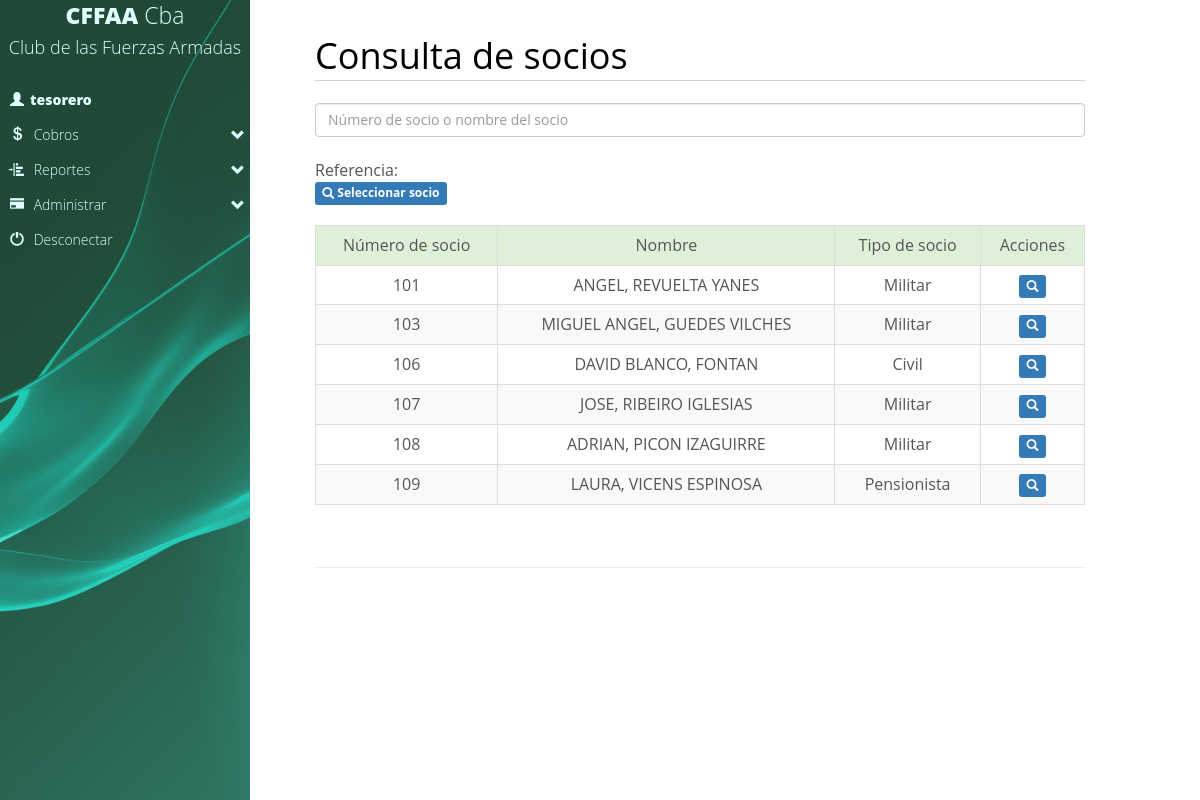
The app's page /club/cargarcobro.php (signed in) with its own data.
### tables this page shows
CREATE TABLE `socios` (
  `id` int(10) UNSIGNED NOT NULL,
  `nsocio` varchar(255) NOT NULL,
  `nombre` varchar(255) DEFAULT NULL,
  `apellido` varchar(255) DEFAULT NULL,
  `localidadnacimiento` int(10) UNSIGNED DEFAULT NULL,
  `fechanacimiento` date DEFAULT NULL,
  `dni` int(11) DEFAULT NULL,
  `estadocivil` enum('Soltero','Casado','Viudo','Divorciado') DEFAULT 'Soltero',
  `sexo` enum('Masculino','Femenino') DEFAULT 'Masculino',
  `domicilio` varchar(255) DEFAULT NULL,
  `barrio` varchar(255) DEFAULT NULL,
  `localidad_id` int(10) UNSIGNED DEFAULT NULL,
  `cp` int(11) DEFAULT NULL,
  `telefono` varchar(255) DEFAULT NULL,
  `celular` varchar(255) DEFAULT NULL,
  `email` varchar(255) DEFAULT NULL,
  `formadepago` enum('Club','Cobrador','SMSV') NOT NULL DEFAULT 'Club',
  `domiciliocobrador` varchar(255) DEFAULT NULL,
  `barriocobrador` varchar(255) DEFAULT NULL,
  `localidad_idcobrador` int(10) UNSIGNED DEFAULT NULL,
  `zona_id` int(10) UNSIGNED DEFAULT NULL,
  `libro` varchar(255) DEFAULT NULL,
  `acta` varchar(255) DEFAULT NULL,
  `tipo` enum('Militar','Civil','Pensionista') NOT NULL DEFAULT 'Militar',
  `categoria_id` int(10) UNSIGNED NOT NULL,
  `estadoembarcadero` enum('Si','No') NOT NULL DEFAULT 'No',
  `estado` enum('Pendiente','Aprobado','No aprobado','Anulado','Activo','Inactivo') NOT NULL DEFAULT 'Pendiente',
  `fechaalta` date DEFAULT NULL,
  `idaltausuario` varchar(255) DEFAULT NULL,
  `fechaupdate` date DEFAULT NULL,
  `idmodificausuario` varchar(255) DEFAULT NULL
);

### club/cargarcobro.php (the view, shortened to what this page needs)
<!DOCTYPE html>
<html lang="en">
<head>
	<link href="css/botones.css" rel="stylesheet">
	<link rel="stylesheet" href="css/bootstrap.min.css" />
	<link href="css/menulateral.css" rel="stylesheet">
	<link href="css/animate.css" rel="stylesheet">
	<link href="css/noticiasstyle.css" rel="stylesheet">
</head>
<body>
<form>
<div id="container">
	<div style="position:fixed;width:100%; z-index: 10000;">
		<?php include_once "menu.php" ?>
	</div>
	<div class="row" style="max-width:100%; margin-left:0px; margin-right:0px;">
		<div class="col-md-8 col-lg-8 col-xs-12 col-sm-12">
			<div class="main1">
				 <div class="content">
					<h2>Consulta de socios</h2>
					<br>
						<input type="text" name="busqueda" class="form-control" id="busqueda" placeholder="Número de socio o nombre del socio" value="">
						<br>
						Referencia:<br>
						<span class="label label-primary"><span class="glyphicon glyphicon-search" aria-hidden="false"></span> Seleccionar socio</span>
						<br><br>
						<div id='resultado' class="table-responsive">
						 <table class="table table-striped table-bordered">
							<tr>
							<th class="success text-center">Número de socio</th>
							<th class="success text-center">Nombre</th>
							<th class="success text-center">Tipo de socio</th>
							<th class="success text-center">Acciones</th>
							</tr>
							<?php
								$elsql="select id, nsocio, nombre, apellido, tipo from socios where estado = 'Activo' ";
								$select = mysql_query($elsql);
								while($datos = mysql_fetch_array($select)) {
								?>
								<tr>
									<td class="text-center"><?php echo $datos['nsocio'];?></td>
									<td class="text-center"><?php echo $datos['nombre'].', '.$datos['apellido'];?></td>
									<td class="text-center"><?php echo $datos['tipo'];?></td>
									<td class="text-center">
									<span class="label label-primary text-center">
									<a href="cargarcobrodos.php?accion=buscar&idu=<?php echo $datos['nsocio'];?>&close=dor">
									<font color=white><span class="glyphicon glyphicon-search" aria-hidden="true"></span></font></a>
									</span>
									</td>
								</tr>
								<?php
								} ;
							?>
						</table>
						</div>
						<br>
						<hr>
				 </div>
			</div>
			<br>
			<br>
		</div>
</form>
</body>
</html>

### club/menu.php (shortened to what this page needs)
<div class="nav-side-menu" style="font-family: 'Open Sans', sans-serif;">
	<div class="brand hidden-sm hidden-xs" style="cursor:pointer; line-height:30px" onclick="window.location.replace('index.php');"><span class="hidden-xs hidden-sm" style="padding-top:15px;"><strong style="font-weight:900">CFFAA </strong>Cba<br></span><span style="font-size:18px;">Club de las Fuerzas Armadas</span><div class="hidden-xs hidden-sm" style="height:20px;"></div></div>
		<div class="menu-list">
			<ul id="menu-content" class="menu-content collapse out">
				<li> <?=echoActiveClassIfRequestMatches("datosusuario")?>
					<a href="datosusuarios.php"><i class="glyphicon glyphicon-user"></i><strong style="font-weight:900"><?php echo $_SESSION['usuario'];?></strong></a>
				</li>
				<?php if($_SESSION['tipo'] == 'Tesorero'){ ?>
				<li data-toggle="collapse" data-target="#pagos" class="collapsed">
					<a href="#"><i class="glyphicon glyphicon-usd"></i>&nbsp;Cobros<span style="padding-right:5px; padding-top:10px;" class="glyphicon glyphicon-chevron-down pull-right"></span></a>
				</li>
				<li data-toggle="collapse" data-target="#pagosgraf" class="collapsed">
					<a href="#"><i class="glyphicon glyphicon-indent-left"></i>&nbsp;Reportes<span style="padding-right:5px; padding-top:10px;" class="glyphicon glyphicon-chevron-down pull-right"></span></a>
				</li>
				<li data-toggle="collapse" data-target="#tarifasadmin" class="collapsed">
					<a href="#"><i class="glyphicon glyphicon-credit-card"></i>&nbsp;Administrar<span style="padding-right:5px; padding-top:10px;" class="glyphicon glyphicon-chevron-down pull-right"></span></a>
				</li>
				<?php } ?>
				<li>
					<a href="logout.php"><i class="glyphicon glyphicon-off"></i>&nbsp;Desconectar</a>
				</li>
			</ul>
		</div>
</div>

### club/css/menulateral.css (style rules this page uses)
.nav-side-menu { overflow: auto; font-family: 'Open Sans', sans-serif; font-size: 14px; font-weight: 200; background-color: #44BB99; background-image: url('../img/menu.png'); background-size:100% 100%; background-repeat: no-repeat; position: fixed; top: 0px; width: 250px; height: 100%; color: #e1ffff; transparency: 50%; }
.nav-side-menu .brand { background-size:100% auto; line-height: 70px; display: block; text-align: center; font-size: 23px; }
.nav-side-menu ul, .nav-side-menu li { list-style: none; padding: 0px; margin: 0px; line-height: 35px; cursor: pointer; }
.nav-side-menu li { padding-left: 0px; border-left: 0px solid #2e353d; }
.nav-side-menu li a { text-decoration: none; color: #e1ffff; }
.nav-side-menu li a i { padding-left: 10px; width: 20px; padding-right: 20px; }
@media (min-width: 991px) { .nav-side-menu .menu-list .menu-content { display: block; } }
body { margin: 0px; padding: 0px; }

### club/css/noticiasstyle.css (style rules this page uses)
html,body,div,span,applet,object,iframe,h1,h2,h3,h4,h5,h6,p,blockquote,pre,a,abbr,acronym,address,big,cite,code,del,dfn,em,img,ins,kbd,q,s,samp,small,strike,strong,sub,sup,tt,var,b,u,i,dl,dt,dd,ol,nav ul,nav li,fieldset,form,label,legend,table,caption,tbody,tfoot,thead,tr,th,td,article,aside,canvas,details,embed,figure,figcaption,footer,header,hgroup,menu,nav,output,ruby,section,summary,time,mark,audio,video { margin:0;padding:0;border:0;font-size:100%;font:inherit;vertical-align:baseline; }
ol,ul { list-style:none;margin:0;padding:0; }
table { border-collapse:collapse;border-spacing:0; }
a { text-decoration:none; }
body { font-family:'open sans', sans-serif; font-size: 100%; background: #ffffff; color:#555555; }
.content h2 { font-size: 36px; color: #000; border-bottom: 1px solid rgb(209, 209, 209); }
.main1 { margin: 4% 0 0; }

### records on screen
socios: nsocio "101", nombre "ANGEL", apellido "REVUELTA YANES", tipo "Militar"
socios: nsocio "103", nombre "MIGUEL ANGEL", apellido "GUEDES VILCHES", tipo "Militar"
socios: nsocio "106", nombre "DAVID BLANCO", apellido "FONTAN", tipo "Civil"
socios: nsocio "107", nombre "JOSE", apellido "RIBEIRO IGLESIAS", tipo "Militar"
socios: nsocio "108", nombre "ADRIAN", apellido "PICON IZAGUIRRE", tipo "Militar"
socios: nsocio "109", nombre "LAURA", apellido "VICENS ESPINOSA", tipo "Pensionista"

### other values on screen
$_SESSION['usuario'] "tesorero"
